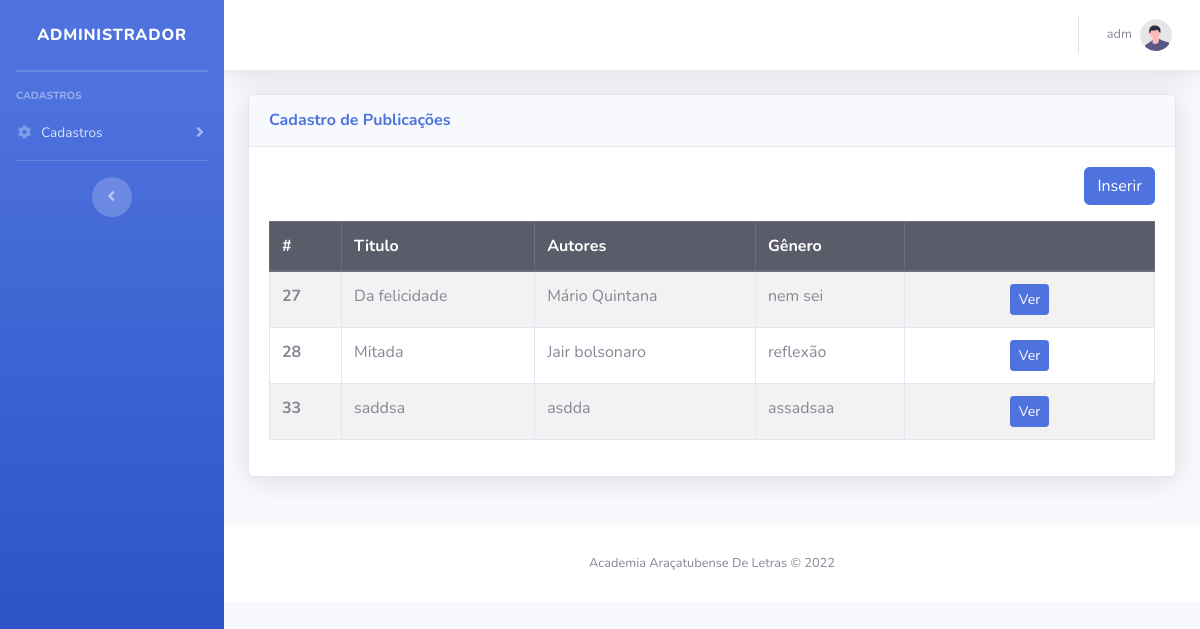
Screenshot of /modulos/publicacao/publicacao.php (signed in) with the database file from the repository.
### tables this page shows
CREATE TABLE `usuario` (
  `id` int(11) NOT NULL,
  `nome` varchar(150) NOT NULL,
  `email` varchar(100) NOT NULL,
  `telefone` bigint(20) NOT NULL,
  `senha` varchar(20) NOT NULL,
  `tipo` varchar(30) NOT NULL
);

CREATE TABLE `publicacoes` (
  `IdPub` int(11) NOT NULL,
  `tituloPub` varchar(250) NOT NULL,
  `autoresPub` text NOT NULL,
  `generoPub` varchar(20) NOT NULL,
  `textoPub` text NOT NULL,
  `id_usuario` int(11) NOT NULL,
  `poema` varchar(4) NOT NULL
);

### config.php (called while the page is built, shortened)
<?php
function arquivo($file)
{
    return ROOT_PATH . $file;
}
function usuario()
{
    $id = $_SESSION['id'];
    $sql = "SELECT * FROM usuario WHERE id = $id";
    $query = $GLOBALS['conexaoBanco']->query($sql);
    return $query->fetch();
}

### modulos/publicacao/publicacao.php (the view, shortened to what this page needs)
<!DOCTYPE html>
<html lang="pt-br">
<?php
    include '../../config.php';
?>
<?php include_once path('template/head.php'); ?>
<body id="page-top">
    <div id="wrapper">
        <?php include_once path('template/sidebar.php'); ?>
        <div id="content-wrapper" class="d-flex flex-column">
            <div id="content">
                <?php include_once path('template/navbar.php'); ?>
                <div class="container-fluid">
                    <div class="row">
                        <div class="col-12 mb-4">
                            <div class="card shadow mb-4">
                                <div class="card-header py-3">
                                    <h6 class="m-0 font-weight-bold text-primary">Cadastro de Publicações</h6>
                                </div>
                                <div class="card-body">
                                    <div class="text-right mb-3">
                                        <a class="btn btn-primary" href="inserir.php">Inserir</a>
                                    </div>
                                    <table class="table table-bordered table-striped">
                                        <thead>
                                            <tr class="thead-dark">
                                                <th>#</th>
                                                <th>Titulo</th>
                                                <th>Autores</th>
                                                <th>Gênero</th>
                                                <th></th>
                                            </tr>
                                        </thead>
                                        <tbody>
                                            <?php
                                            $pdo = Banco::conectar();
                                            $id_usuario = usuario()['id'];
                                            $sql = "SELECT * FROM  publicacoes WHERE id_usuario = $id_usuario";
                                            foreach ($pdo->query($sql) as $row) { ?>
                                                <tr>
                                                    <th scope="row"><?= $row['IdPub'] ?></th>
                                                    <td><?= $row['tituloPub'] ?></td>
                                                    <td><?= $row['autoresPub'] ?></td>
                                                    <td><?= $row['generoPub'] ?></td>
                                                    <td width='250' class="text-center">
                                                        <a class="btn btn-sm btn-primary " href="visualizar.php?IdPub=<?= $row['IdPub'] ?>">Ver</a>
                                                    </td>
                                                </tr>
                                            <?php }
                                            ?>
                                        </tbody>
                                    </table>
                                </div>
                            </div>
                        </div>
                    </div>
                </div>
                <footer class="sticky-footer bg-white">
                    <div class="container my-auto">
                        <div class="copyright text-center my-auto">
                            <span>Academia Araçatubense De Letras &copy; 2022</span>
                        </div>
                    </div>
                </footer>
            </div>
        </div>
</body>
</html>

### template/navbar.php (shortened to what this page needs)
<nav class="navbar navbar-expand navbar-light bg-white topbar mb-4 static-top shadow">
    <ul class="navbar-nav ml-auto">
        <li class="nav-item dropdown no-arrow">
            <a class="nav-link dropdown-toggle" href="#" id="userDropdown" role="button" data-toggle="dropdown" aria-haspopup="true" aria-expanded="false">
                <span class="mr-2 d-none d-lg-inline text-gray-600 small"><?= usuario()['nome'] ?></span>
                <img class="img-profile rounded-circle" src="<?= arquivo('img/undraw_profile.svg') ?>">
            </a>
        </li>
    </ul>
</nav>

### rows the page displays
usuario: nome "adm"
publicacoes: IdPub "27", tituloPub "Da felicidade", autoresPub "Mário Quintana", generoPub "nem sei"
publicacoes: IdPub "28", tituloPub "Mitada", autoresPub "Jair bolsonaro", generoPub "reflexão"
publicacoes: IdPub "33", tituloPub "saddsa", autoresPub "asdda", generoPub "assadsaa"
